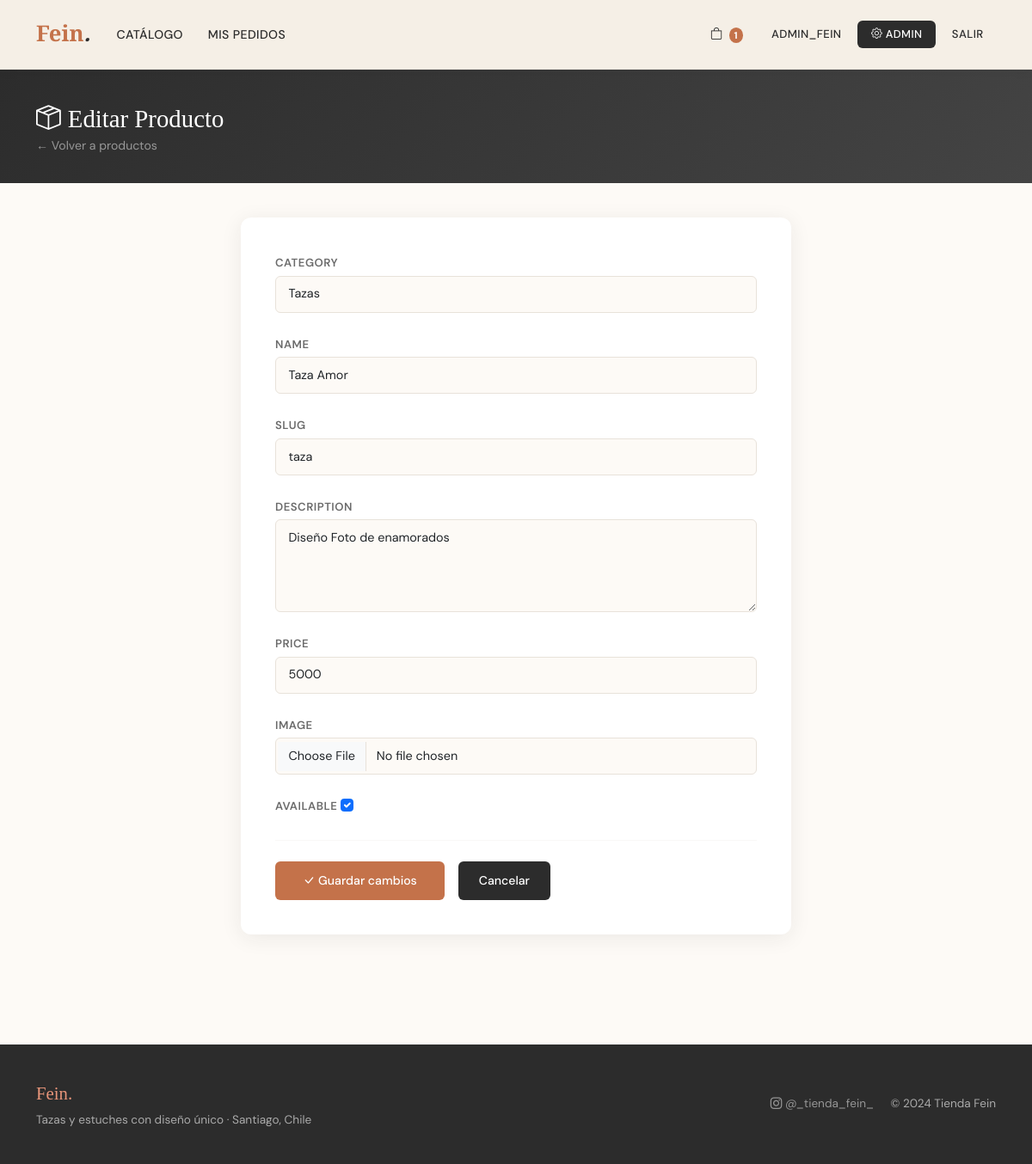
The page /gestion/productos/2/editar/ (signed in) on the database its author committed.
### store/models.py (models this page shows, shortened)
class Product(models.Model):
    category = models.ForeignKey(Category, on_delete=models.CASCADE, related_name='products')
    name = models.CharField(max_length=200)
    slug = models.SlugField(unique=True)
    description = models.TextField()
    price = models.DecimalField(max_digits=10, decimal_places=0)
    image = models.ImageField(upload_to='products/', blank=True, null=True)
    available = models.BooleanField(default=True)
    created_at = models.DateTimeField(auto_now_add=True)
    updated_at = models.DateTimeField(auto_now=True)

### store/views.py (the view)
# urls.py: path('gestion/productos/<int:pk>/editar/', views.product_edit, name='product_edit'),
@staff_member_required
def product_edit(request, pk):
    product = get_object_or_404(Product, pk=pk)
    if request.method == 'POST':
        form = ProductForm(request.POST, request.FILES, instance=product)
        if form.is_valid():
            form.save()
            messages.success(request, '¡Producto actualizado!')
            return redirect('admin_products')
    else:
        form = ProductForm(instance=product)
    return render(request, 'store/product_form.html', {'form': form, 'title': 'Editar Producto', 'product': product})

### store/forms.py (shortened to what this page needs)
class ProductForm(forms.ModelForm):
    class Meta:
        model = Product
        fields = ['category','name','slug','description','price','image','available']
        widgets = {
            'name': forms.TextInput(attrs={'class': 'form-control'}),
            'slug': forms.TextInput(attrs={'class': 'form-control'}),
            'description': forms.Textarea(attrs={'class': 'form-control', 'rows': 4}),
            'price': forms.NumberInput(attrs={'class': 'form-control', 'min': '1'}),
            'category': forms.Select(attrs={'class': 'form-select'}),
            'image': forms.FileInput(attrs={'class': 'form-control'}),
            'available': forms.CheckboxInput(attrs={'class': 'form-check-input'}),
        }

### cart/context_processors.py (called while the page is built)
def cart_count(request):
    count = 0
    if request.user.is_authenticated:
        count = CartItem.objects.filter(user=request.user).count()
    return {'cart_count': count}

### store/models.py (called while the page is built)
    def __str__(self):
        return self.name

### store/templates/store/product_form.html (shortened to what this page needs)
{% extends 'base.html' %}
{% block content %}
<div class="admin-page-header">
  <div class="container">
    <h1><i class="bi bi-box-seam me-2"></i>{{ title }}</h1>
    <p><a href="{% url 'admin_products' %}" style="color:rgba(255,255,255,0.5);text-decoration:none;">← Volver a productos</a></p>
  </div>
</div>
<div class="container pb-5">
  <div class="fein-form-card" style="max-width:640px;">
    <form method="post" enctype="multipart/form-data" novalidate>
      {% for field in form %}
      <div class="mb-4">
        <label class="form-label" for="{{ field.id_for_label }}">{{ field.label }}</label>
        {{ field }}
      </div>
      {% endfor %}
      <hr class="divider">
      <div class="d-flex gap-3">
        <button type="submit" class="btn-fein" style="padding:0.7rem 2rem;"><i class="bi bi-check-lg me-1"></i>{% if product %}Guardar cambios{% else %}Crear producto{% endif %}</button>
        <a href="{% url 'admin_products' %}" class="btn-dark-fein" style="padding:0.7rem 1.5rem;">Cancelar</a>
      </div>
    </form>
  </div>
</div>
{% endblock %}

### templates/base.html (shortened to what this page needs)
{% load static %}
<!DOCTYPE html>
<html lang="es">
<head>
  <link href="https://cdn.jsdelivr.net/npm/bootstrap@5.3.2/dist/css/bootstrap.min.css" rel="stylesheet">
  <link href="https://cdn.jsdelivr.net/npm/bootstrap-icons@1.11.3/font/bootstrap-icons.css" rel="stylesheet">
  <link href="{% static 'css/fein.css' %}" rel="stylesheet">
</head>
<body>
<nav class="navbar navbar-expand-lg">
  <div class="container">
    <a class="navbar-brand" href="{% url 'catalog' %}">Fein<span>.</span></a>
    <div class="collapse navbar-collapse" id="navMain">
      <ul class="navbar-nav me-auto">
        <li class="nav-item"><a class="nav-link" href="{% url 'catalog' %}">Catálogo</a></li>
        {% if user.is_authenticated %}
        <li class="nav-item"><a class="nav-link" href="{% url 'order_list' %}">Mis pedidos</a></li>
        {% endif %}
      </ul>
      <ul class="navbar-nav align-items-center gap-1">
        {% if user.is_authenticated %}
          <li class="nav-item">
            <a class="nav-link" href="{% url 'cart_detail' %}">
              <i class="bi bi-bag"></i>
              {% if cart_count > 0 %}<span class="cart-badge">{{ cart_count }}</span>{% endif %}
            </a>
          </li>
          <li class="nav-item"><span class="nav-link text-muted" style="font-size:0.82rem;">{{ user.username }}</span></li>
          {% if user.is_staff %}
          <li class="nav-item"><a class="nav-link btn-admin-nav" href="{% url 'admin_products' %}"><i class="bi bi-gear"></i> Admin</a></li>
          {% endif %}
          <li class="nav-item"><a class="nav-link" href="{% url 'logout' %}" style="font-size:0.82rem;">Salir</a></li>
        {% else %}
          <li class="nav-item"><a class="btn-fein" href="{% url 'login' %}" style="padding:0.35rem 1.1rem;font-size:0.85rem;">Iniciar sesión</a></li>
        {% endif %}
      </ul>
    </div>
  </div>
</nav>
{% block content %}{% endblock %}
<footer class="fein-footer">
  <div class="container">
    <div class="row align-items-center">
      <div class="col-md-6">
        <div class="brand mb-1">Fein.</div>
        <div>Tazas y estuches con diseño único · Santiago, Chile</div>
      </div>
      <div class="col-md-6 text-md-end mt-3 mt-md-0">
        <a href="https://instagram.com/_tienda_fein_" target="_blank"><i class="bi bi-instagram"></i> @_tienda_fein_</a>
        <span class="ms-3">© 2024 Tienda Fein</span>
      </div>
    </div>
  </div>
</footer>
</body>
</html>

### static/css/fein.css (style rules this page uses)
:root { --cream: #F5EFE6; --warm-white: #FDFAF6; --terracotta: #C4724A; --terracotta-dark: #A35A35; --terracotta-light: #E8957A; --charcoal: #2C2C2C; --mid-gray: #6B6B6B; --light-gray: #E8E2DA; --sage: #8A9E8C; --gold: #C9A84C; --shadow: 0 4px 24px rgba(44, 44, 44, 0.08); --shadow-hover: 0 8px 32px rgba(196, 114, 74, 0.18); --radius: 12px; --radius-sm: 6px; }
*, *::before, *::after { box-sizing: border-box; }
body { font-family: 'DM Sans', sans-serif; background-color: var(--warm-white); color: var(--charcoal); margin: 0; font-size: 15px; line-height: 1.6; }
h1, h2, h3, h4 { font-family: 'Playfair Display', Georgia, serif; }
.navbar { background-color: var(--cream) !important; border-bottom: 1px solid var(--light-gray); padding: 0.9rem 0; position: sticky; top: 0; z-index: 100; box-shadow: 0 2px 12px rgba(44, 44, 44, 0.05); }
.navbar-brand { font-family: 'Playfair Display', serif; font-size: 1.6rem; font-weight: 700; color: var(--terracotta) !important; }
.navbar-brand span { color: var(--charcoal); font-style: italic; }
.nav-link { color: var(--charcoal) !important; font-weight: 500; font-size: 0.88rem; letter-spacing: 0.4px; text-transform: uppercase; padding: 0.4rem 0.9rem !important; transition: color 0.2s; }
.cart-badge { background: var(--terracotta); color: white; border-radius: 50%; font-size: 0.7rem; padding: 2px 6px; margin-left: 3px; font-weight: 700; }
.btn-admin-nav { background: var(--charcoal); color: white !important; border-radius: var(--radius-sm); padding: 0.35rem 1rem !important; font-size: 0.8rem !important; }
.btn-fein { background: var(--terracotta); color: white !important; border: none; border-radius: var(--radius-sm); padding: 0.55rem 1.4rem; font-size: 0.88rem; font-weight: 500; cursor: pointer; transition: background 0.2s, transform 0.15s; text-decoration: none; display: inline-block; }
.btn-dark-fein { background: var(--charcoal); color: white !important; border: none; border-radius: var(--radius-sm); padding: 0.55rem 1.4rem; font-size: 0.88rem; font-weight: 500; cursor: pointer; transition: background 0.2s; text-decoration: none; display: inline-block; }
.fein-form-card { background: white; border-radius: var(--radius); box-shadow: var(--shadow); padding: 2.5rem; max-width: 540px; margin: 0 auto; }
.form-label { font-size: 0.82rem; font-weight: 600; text-transform: uppercase; letter-spacing: 0.5px; color: var(--mid-gray); margin-bottom: 0.3rem; }
.form-control, .form-select { border: 1.5px solid var(--light-gray); border-radius: var(--radius-sm); font-family: 'DM Sans', sans-serif; font-size: 0.9rem; padding: 0.6rem 0.9rem; background: var(--warm-white); transition: border-color 0.2s; }
.admin-page-header { background: linear-gradient(135deg, var(--charcoal), #444); color: white; padding: 2.5rem 0 2rem; margin-bottom: 2.5rem; }
.admin-page-header h1 { font-size: 1.8rem; margin-bottom: 0.2rem; color: white; }
.admin-page-header p { color: rgba(255, 255, 255, 0.6); font-size: 0.88rem; margin: 0; }
.fein-footer { background: var(--charcoal); color: rgba(255, 255, 255, 0.6); padding: 2.5rem 0; margin-top: 5rem; font-size: 0.85rem; }
.fein-footer .brand { font-family: 'Playfair Display', serif; color: var(--terracotta-light); font-size: 1.3rem; }
.fein-footer a { color: rgba(255, 255, 255, 0.5); text-decoration: none; }
.divider { border-color: var(--light-gray); margin: 1.5rem 0; }

### rows shown on the page
Product: form "Tazas" "Taza Amor" "taza" "Diseño Foto de enamorados" "5000" "☑"

### other values the page prints
{{ cart_count }} "1"
{{ user.username }} "ADMIN_FEIN"
{{ title }} "Editar Producto"
{{ field.label }} "CATEGORY" "NAME" "SLUG" "DESCRIPTION" "PRICE" "IMAGE" "AVAILABLE"
